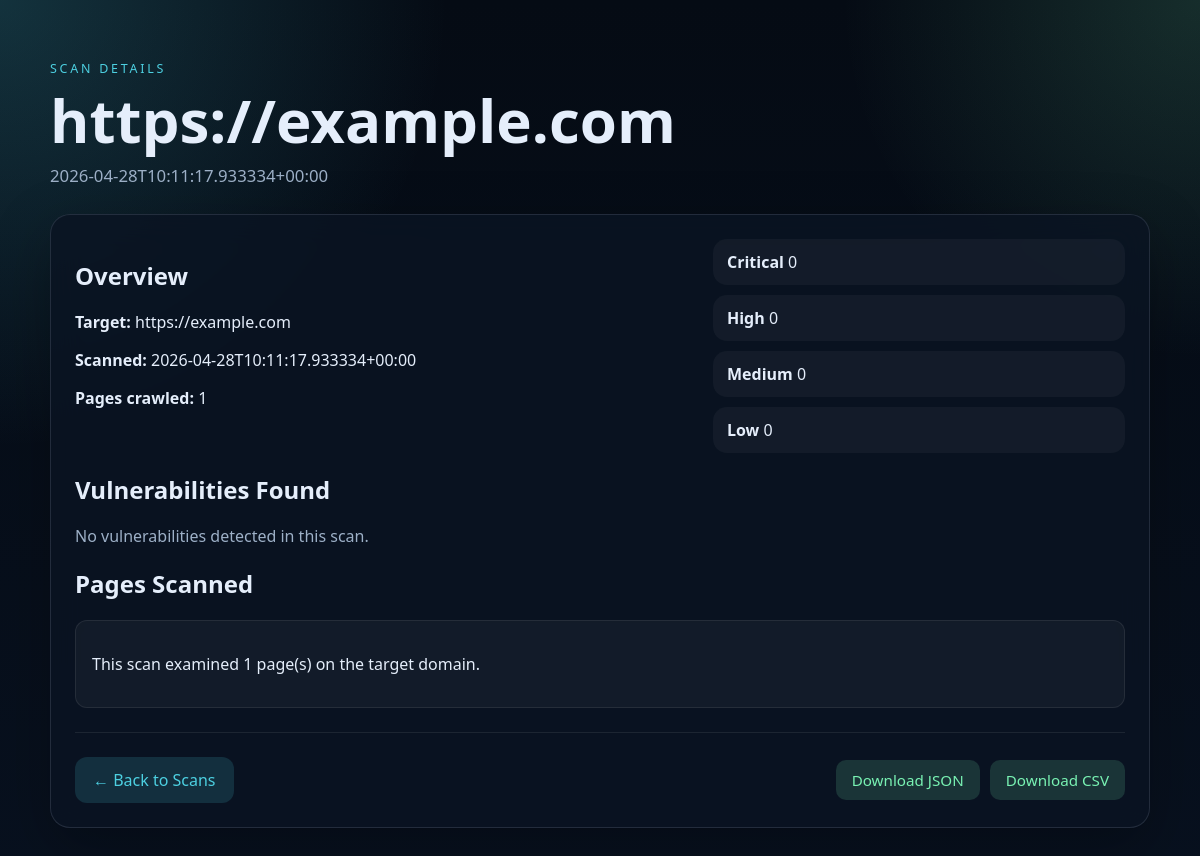
/scan/2, run on the app's committed database.
### tables this page shows
CREATE TABLE scan_history (
                id INTEGER PRIMARY KEY AUTOINCREMENT,
                target_url TEXT NOT NULL,
                scanned_at TEXT NOT NULL,
                pages_crawled INTEGER NOT NULL,
                finding_count INTEGER NOT NULL,
                severity_summary TEXT NOT NULL,
                notes TEXT NOT NULL,
                findings TEXT NOT NULL
            );

### app.py (the view)
@app.route("/scan/<int:scan_id>", methods=["GET"])
def scan_detail(scan_id: int):
    scan = fetch_scan_by_id(scan_id)
    if not scan:
        abort(404)
    return render_template("detail.html", scan=scan)

### scanner/history.py (called while the page is built)
def initialize_database() -> None:
    with sqlite3.connect(DATABASE_PATH) as connection:
        connection.execute(
            """
            CREATE TABLE IF NOT EXISTS scan_history (
                id INTEGER PRIMARY KEY AUTOINCREMENT,
                target_url TEXT NOT NULL,
                scanned_at TEXT NOT NULL,
                pages_crawled INTEGER NOT NULL,
                finding_count INTEGER NOT NULL,
                severity_summary TEXT NOT NULL,
                notes TEXT NOT NULL,
                findings TEXT NOT NULL
            )
            """
        )
        connection.commit()

def fetch_scan_by_id(scan_id: int) -> Dict[str, Any] | None:
    initialize_database()
    with sqlite3.connect(DATABASE_PATH) as connection:
        connection.row_factory = sqlite3.Row
        row = connection.execute(
            """
            SELECT id, target_url, scanned_at, pages_crawled, finding_count, severity_summary, notes, findings
            FROM scan_history
            WHERE id = ?
            """,
            (scan_id,),
        ).fetchone()
    if not row:
        return None
    return {
        "id": row["id"],
        "target_url": row["target_url"],
        "scanned_at": row["scanned_at"],
        "pages_crawled": row["pages_crawled"],
        "finding_count": row["finding_count"],
        "severity_summary": json.loads(row["severity_summary"]),
        "notes": json.loads(row["notes"]),
        "findings": json.loads(row["findings"]),
    }

### templates/detail.html (shortened to what this page needs)
<!doctype html>
<html lang="en">
<head>
  <link rel="stylesheet" href="{{ url_for('static', filename='style.css') }}">
</head>
<body>
  <main class="shell">
    <section class="hero">
      <p class="eyebrow">Scan Details</p>
      <h1>{{ scan.target_url }}</h1>
      <p class="lede">{{ scan.scanned_at }}</p>
    </section>
    <section class="panel">
      <div class="report-grid">
        <div>
          <h2>Overview</h2>
          <p><strong>Target:</strong> {{ scan.target_url }}</p>
          <p><strong>Scanned:</strong> {{ scan.scanned_at }}</p>
          <p><strong>Pages crawled:</strong> {{ scan.pages_crawled }}</p>
        </div>
        <div class="counts">
          <span><strong>Critical</strong> {{ scan.severity_summary.critical }}</span>
          <span><strong>High</strong> {{ scan.severity_summary.high }}</span>
          <span><strong>Medium</strong> {{ scan.severity_summary.medium }}</span>
          <span><strong>Low</strong> {{ scan.severity_summary.low }}</span>
        </div>
      </div>
      <h2>Vulnerabilities Found</h2>
      {% if scan.finding_count > 0 %}
      <div class="finding-list">
        {% for finding in scan.findings %}
        <article class="finding severity-{{ finding.severity }}">
          <header>
            <h3>{{ finding.type }}</h3>
            <span>{{ finding.severity|upper }}</span>
          </header>
          <p><strong>URL:</strong> {{ finding.url }}</p>
          <p><strong>Evidence:</strong> {{ finding.evidence }}</p>
          {% if finding.payload %}
          <p><strong>Payload:</strong> <code>{{ finding.payload }}</code></p>
          {% endif %}
        </article>
        {% endfor %}
      </div>
      {% else %}
      <p class="empty-state">No vulnerabilities detected in this scan.</p>
      {% endif %}
      <h2>Pages Scanned</h2>
      <div class="pages-list">
        <p>This scan examined {{ scan.pages_crawled }} page(s) on the target domain.</p>
      </div>
      <div class="detail-actions">
        <a href="{{ url_for('index') }}" class="btn-back">← Back to Scans</a>
        <div class="export-buttons">
          <a href="{{ url_for('export_json', scan_id=scan.id) }}" class="btn-export">Download JSON</a>
          <a href="{{ url_for('export_csv', scan_id=scan.id) }}" class="btn-export">Download CSV</a>
        </div>
      </div>
    </section>
  </main>
</body>
</html>

### static/style.css (style rules this page uses)
:root { color-scheme: dark; --bg: #07111f; --panel: rgba(10, 20, 35, 0.82); --panel-border: rgba(148, 163, 184, 0.18); --text: #e5eefb; --muted: #9db0c7; --accent: #4dd0e1; --accent-2: #79f2b3; --danger: #ef6b73; --warning: #f6c56f; }
* { box-sizing: border-box; }
body { margin: 0; min-height: 100vh; font-family: "Segoe UI", Arial, sans-serif; color: var(--text); background: radial-gradient(circle at top left, rgba(77, 208, 225, 0.2), transparent 30%), radial-gradient(circle at top right, rgba(121, 242, 179, 0.15), transparent 24%), linear-gradient(180deg, #050b14 0%, #08111f 100%); }
.shell { width: min(1100px, calc(100% - 32px)); margin: 0 auto; padding: 48px 0 64px; }
.hero { max-width: 760px; margin-bottom: 24px; }
.eyebrow { text-transform: uppercase; letter-spacing: 0.22em; font-size: 0.78rem; color: var(--accent); }
h1 { margin: 0.2rem 0 0.8rem; font-size: clamp(2.2rem, 5vw, 4.2rem); line-height: 1; }
.lede { margin: 0; color: var(--muted); font-size: 1.05rem; line-height: 1.6; }
.panel { margin-top: 20px; padding: 24px; border: 1px solid var(--panel-border); border-radius: 20px; background: var(--panel); backdrop-filter: blur(16px); box-shadow: 0 20px 60px rgba(0, 0, 0, 0.28); }
.report-grid { display: grid; gap: 20px; grid-template-columns: 1.5fr 1fr; }
.counts { display: grid; gap: 10px; align-content: start; }
.counts span { padding: 12px 14px; border-radius: 14px; background: rgba(255, 255, 255, 0.04); }
.empty-state { color: var(--muted); }
.pages-list { padding: 16px; border-radius: 12px; background: rgba(255, 255, 255, 0.04); border: 1px solid rgba(255, 255, 255, 0.08); }
.detail-actions { margin-top: 24px; padding-top: 24px; border-top: 1px solid rgba(255, 255, 255, 0.08); display: flex; justify-content: space-between; align-items: center; gap: 16px; }
.btn-back { display: inline-block; padding: 12px 18px; border-radius: 12px; background: rgba(77, 208, 225, 0.15); color: var(--accent); text-decoration: none; transition: background 0.2s; }
.export-buttons { display: flex; gap: 10px; }
.btn-export { display: inline-block; padding: 10px 16px; border-radius: 10px; background: rgba(121, 242, 179, 0.15); color: var(--accent-2); text-decoration: none; font-size: 0.95rem; transition: background 0.2s; }

### data on the page
scan_history: target_url "https://example.com", scanned_at "2026-04-28T10:11:17.933334+00:00", pages_crawled "1"

### other printed values
{{ scan.severity_summary.critical }} "0"
{{ scan.severity_summary.high }} "0"
{{ scan.severity_summary.medium }} "0"
{{ scan.severity_summary.low }} "0"
